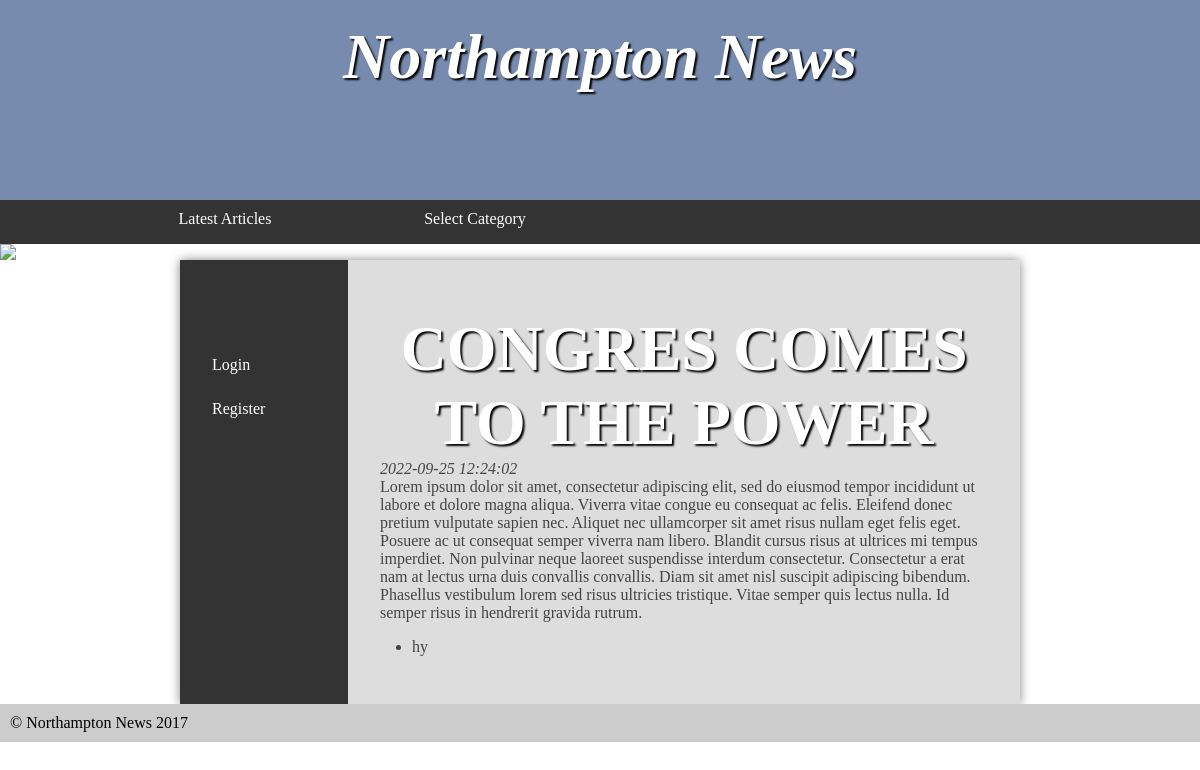
The app's page /art.php?id=8 with its own data.
### tables this page shows
CREATE TABLE `article` (
  `id` int NOT NULL,
  `title` varchar(35) DEFAULT NULL,
  `categoryId` int DEFAULT NULL,
  `content` text,
  `publishDate` datetime DEFAULT NULL
);

CREATE TABLE `comment` (
  `id` int NOT NULL,
  `comment` text,
  `user` int DEFAULT NULL,
  `article` int DEFAULT NULL
);

### art.php (the view, shortened to what this page needs)
<?php
require 'meroconnection.php';
require 're.php';
$loglog = false;
$stmtt = $conn->prepare('SELECT * FROM article where id=?');
$stmtt->execute([$_GET['id']]);
if($row = $stmtt->fetch()) {
    $titl = $row['title'];
    $contt = $row['content'];
    $pubdt = $row['publishDate'];
}
else {
    exit;
}
?>
<main>
    <nav>
        <ul>
            <?php
        if($loglog == false) {
            echo '<li><a href="login.php">Login</a></li>
            <li><a href="register.php">Register</a></li>';
        } else {
            echo '<li><a href="logout.php">Log out</a></li>';
        }
    ?>
        </ul>
    </nav>
    <article>
        <h1><?php echo $titl ?></h1>
        <em><?php echo $pubdt ?></em>
        <p> <?php
        echo $contt ?></p>
        <ul style= 'clear:left'>
            <?php
                $cmtt =  $conn->prepare('SELECT * FROM comment where article=?');
                $cmtt->execute([$_GET['id']]);
                while($er = $cmtt->fetch()) {
                    echo '<li>';
                    echo $er['comment'];
                    echo '</li>';
                }
            ?>
        </ul>
    </article>
</main>
<footer>
			&copy; Northampton News 2017
		</footer>
	</body>
</html>

### styles.css (style rules this page uses)
* { margin: 0; padding: 0; }
html { font-family: 'Oxygen-Regular', times, verdana, sans-serif; }
body { background-color: #fff; }
nav { width: 100%; background-color: #333; overflow: auto; }
nav ul { width: 1000px; margin: auto; display: block; list-style-type: none; }
nav ul li { width: 25%; float: left; overflow: auto; text-align: center; }
nav a { color: white; padding-top: 10px; display: block; text-decoration: none; }
h1 { font-size:4em; color: white; text-align: center; padding-top: 20px; text-shadow: 2px 2px 2px #000; }
main { min-height: 50vh; background-color: #ddd; width: 70vw; display: block; margin: auto; box-shadow: 0px 0px 10px #888; color:#444; }
p, li, h2 { margin-bottom: 1em; }
footer { background-color: #ccc; padding: 10px; }
ul { margin-left: 2em; }
main { display: table; }
main > article { display: table-cell; padding: 2em; }
main > nav { display: table-cell; width: 20%; padding: 2em; }
main > nav li { float: none; width: auto; text-align: left; }
main > nav ul { width: auto; }

### records on screen
article: title "CONGRES COMES TO THE POWER", publishDate "2022-09-25 12:24:02", content "Lorem ipsum dolor sit amet, consectetur adipiscing elit, sed do eiusmod tempor incididunt ut labore et dolore magna aliqua. Viverra vitae congue eu consequat ac felis. Eleifend donec pretium vulputate sapien nec. Aliquet nec ullamcorper sit amet risus nullam eget felis eget. Posuere ac ut consequat semper viverra nam libero. Blandit cursus risus at ultrices mi tempus imperdiet. Non pulvinar neque laoreet suspendisse interdum consectetur. Consectetur a erat nam at lectus urna duis convallis convallis. Diam sit amet nisl suscipit adipiscing bibendum. Phasellus vestibulum lorem sed risus ultricies tristique. Vitae semper quis lectus nulla. Id semper risus in hendrerit gravida rutrum."
comment: comment "hy"
